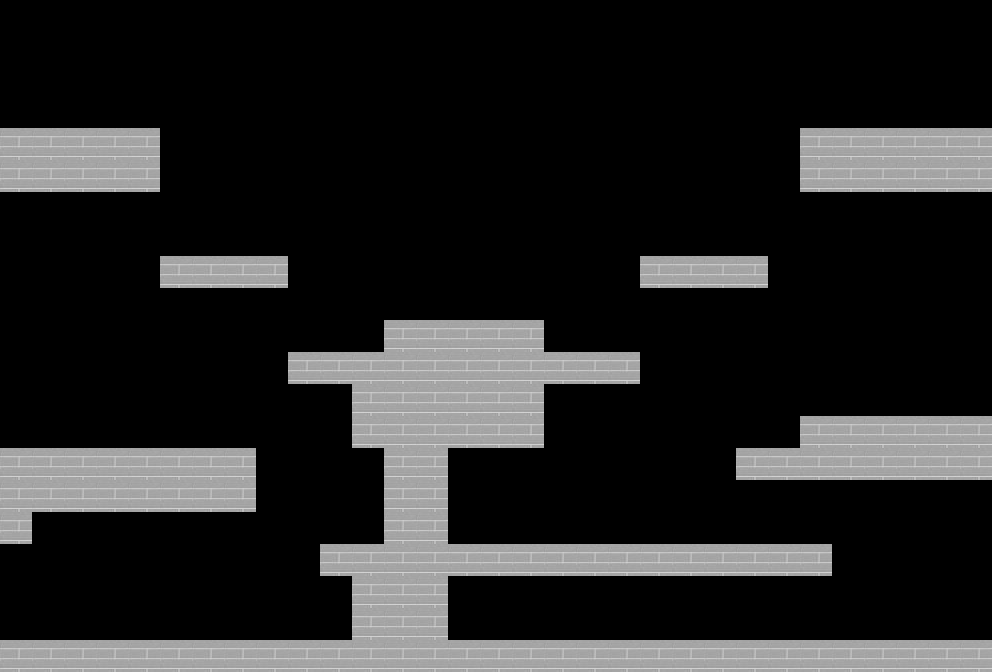

A 2D game scene composited from a Tiled map and its tileset images. What follows is a short description and the map's XML, with each tile layer's data collapsed to a summary:
An orthogonal 31x21 tile map with 32x32 px tiles, 1 tile layer (块层 1).

<map version="1.0" tiledversion="1.1.3" orientation="orthogonal" renderorder="right-down" width="31" height="21" tilewidth="32" tileheight="32" infinite="0" nextobjectid="1">
 <tileset firstgid="1" name="灰色砖块" tilewidth="32" tileheight="32" spacing="1" margin="1" tilecount="150" columns="15">
  <image source="素材.jpg" width="500" height="333" />
 </tileset>
 <layer name="块层 1" width="31" height="21">
  <data>[651 cells, 148 non-empty, 1 distinct tile ids]</data>
 </layer>
</map>